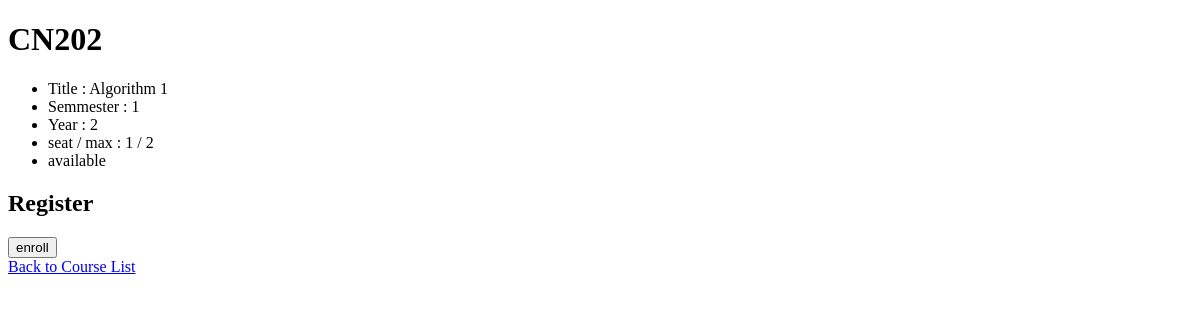
/courses/2/, run on the app's committed database.
### courses/models.py (models this page shows, shortened)
class Course(models.Model):
    c_id = models.CharField(max_length=5, unique=True, default="CN000")
    title = models.CharField(max_length=64, null=True, blank=True)
    semmester = models.IntegerField(null=True, blank=True)
    year = models.IntegerField(null=True, blank=True)
    seat_count = models.IntegerField(default=0, null=True, blank=True)
    max_seat = models.IntegerField(null=True, blank=True)
    quota = models.BooleanField(default=True)
    attend = models.ManyToManyField(User, blank=True)

### courses/views.py (the view)
# urls.py: path("<int:id>/",views.course, name="course"),
def course(request, id):
    course = Course.objects.get(pk=id)
    User = get_user_model()
    users = User.objects.all()
    course.seat_count = course.attend.count()
    if course.max_seat <= course.seat_count:
        course.quota = False
    course.save()
    return render(request, "courses/course.html", {
        "course": course,
        "User" : users
    })

### courses/templates/courses/course.html (shortened to what this page needs)
{% extends "courses/layout.html" %}
{% block body %}
<h1>{{ course.c_id }}</h1>
<ul>
    <li>Title : {{ course.title }}</li>
    <li>Semmester : {{ course.semmester }}</li>
    <li>Year : {{ course.year }}</li>
    <li>seat / max : {{ course.seat_count }} / {{ course.max_seat }}</li>
    {% if course.quota %}
    <li> available</li>
    {% else %}
    <li> unavailable</li>
    {% endif %}
</ul>
{% if course.quota  %}
<h2>Register</h2>
<form action="{% url 'book' course.id %}" method="POST">
    <input type="submit" value="enroll">
</form>
<a href="{% url 'c_index' %}">Back to Course List</a>
{% endif %}
{% endblock %}

### data on the page
Course: c_id "CN202", title "Algorithm 1", semmester "1", year "2", seat_count "1", max_seat "2"
